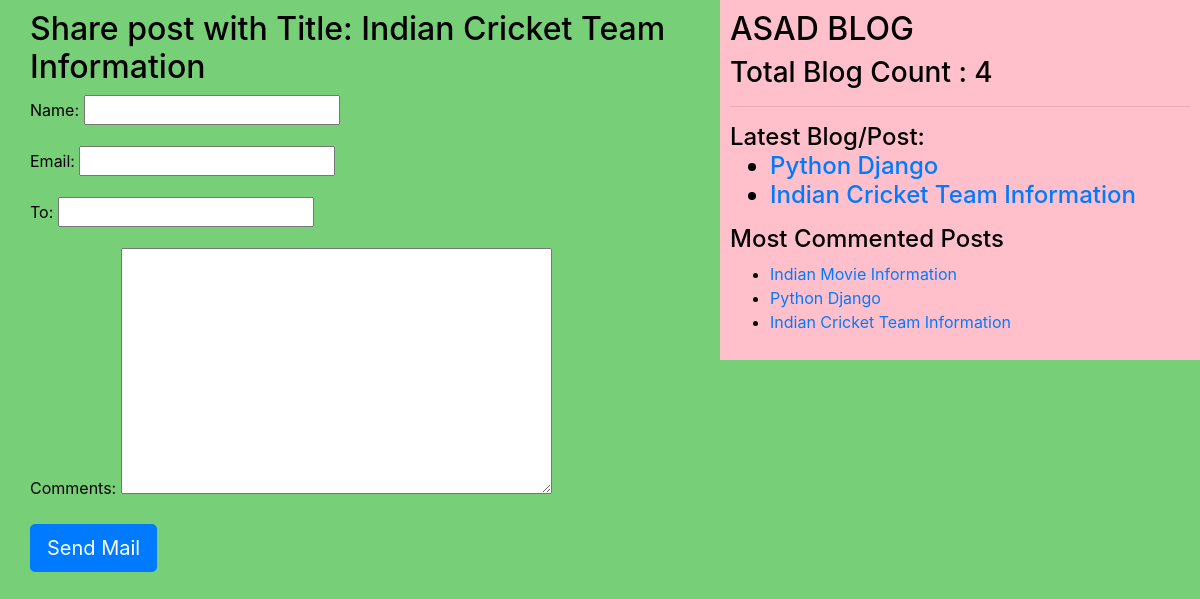
Screenshot of /1/share with the database file from the repository.
### blogapp/models.py (models this page shows, shortened)
class PostTable(models.Model):
    STATUS_CHOICES = (('draft','Draft'),('published','Published')) # Incase if we want to keep in draft and alter later
    title = models.CharField(max_length=50)
    author = models.ForeignKey(User, on_delete=models.CASCADE, related_name = 'blog_posts') #ManyToOne Relationship, One author might be posting many blogs
    body_blog = models.TextField() # for posting huge content
    publish_blog = models.DateField(default = timezone.now) # Date of blog post
    creation_blog = models.DateField(auto_now_add = True) # Date of creationg of blog
    updation_blog = models.DateField(auto_now = True) # Date of updation of blog
    slug = models.SlugField(max_length = 50, unique_for_date = 'publish_blog') #Giving the endpoint in url and to avoid the clashes with two same title name
    status = models.CharField(max_length=50, choices = STATUS_CHOICES, default = 'draft')
    objects = CustomManager()
    tags = TaggableManager()
    class Meta:
        ordering = ('-publish_blog',)
    def get_absolute_url(self):
        return reverse('post_detail',args = [self.publish_blog.year, self.publish_blog.strftime('%m'),self.publish_blog.strftime('%d'),self.slug])

### blogapp/views.py (the view)
# urls.py: re_path(r'^(?P<id>\d+)/share',views.mail_send_view)
def mail_send_view(request,id):
    post = get_object_or_404(PostTable,id = id, status = 'published')
    sent = False
    if request.method == "POST":
        form = EmailSendForm(request.POST)
        if form.is_valid():
            cd = form.cleaned_data
            subject = '{} ({})'.format(cd['name'],cd['email'],post.title)
            post_url = request.build_absolute_uri(post.get_absolute_url())
            message = 'Read the post at :\n {} \n\n {}\'s Comments: \n{}'.format(post_url, cd['name'], cd['comments'])
            send_mail(subject,message,'asadanjum54321@gmail.com',[cd['to']])
            sent = True
    else:
        form = EmailSendForm()
    my_dict = {'form':form, 'post':post, 'sent':sent}
    return render(request=request, template_name= 'blogapp/sharebymail.html', context= my_dict)

### blogapp/forms.py
class EmailSendForm(forms.Form):
    name = forms.CharField()
    email = forms.EmailField()
    to = forms.CharField()
    comments = forms.CharField(widget= forms.Textarea, required=False)

### blogapp/models.py (called while the page is built)
    def get_queryset(self):
        return super().get_queryset().filter(status = 'published')

### blogapp/templatetags/blog_tags.py (called while the page is built)
@register.simple_tag(name = 'my_tag')
def total_posts():
    return PostTable.objects.count()

@register.inclusion_tag('blogapp/latest_posts.html')
def show_latest_posts():
    latest_posts = PostTable.objects.order_by('-publish_blog')[:2]
    return {'latest_posts':latest_posts}

@register.simple_tag()
def get_most_commented_posts(total = 3):
    return PostTable.objects.annotate(total_comments = Count('comments')).order_by('-total_comments')[:total] # getting the comments and ordering

### templates/blogapp/sharebymail.html (shortened to what this page needs)
{% extends "blogapp/base.html" %}
{% block body_block %}
    {% if sent %}
        <h1>Email sent successfully</h1>
        <h2>Post with title: {{ post.title }} shared by email</h2>
    {% else %}
        <h2>
            Share post with Title: {{ post.title }}
        </h2>
        <form method="post">
            {{ form.as_p }}
            <input type = "submit" name = "" class = "btn btn-primary btn-lg" value = "Send Mail">
        </form>
    {% endif %}
{% endblock body_block %}

### templates/blogapp/base.html (shortened to what this page needs)
<!DOCTYPE html>
{% load static %}
{% load blog_tags %}
<html lang="en">
<head>
    <link rel="stylesheet" href="https://cdn.jsdelivr.net/npm/bootstrap@4.6.2/dist/css/bootstrap.min.css">
    <link rel="stylesheet" type = "text/css" href="{% static "css/blogapp/blog.css" %}">
</head>
<body>
    <div class="contents">
    {% block body_block %}
    {% endblock body_block %}
    </div>
    <div class="sidebar">
        <h2>ASAD BLOG</h2>
        <h3>Total Blog Count : {% my_tag %}</h3> <hr>
        <h4>Latest Blog/Post: {% show_latest_posts %}</h4>
        <h4>Most Commented Posts</h4>
        {% get_most_commented_posts as m_c_p %}
        <ul>
            {% for i in m_c_p %}
                <li>
                    <a href = "{{ i.get_absolute_url }}"> {{ i.title }}</a>
                </li>
            {% endfor %}
        </ul>
    </div>
</body>
</html>

### templates/blogapp/latest_posts.html
<ul>
    {% for i in latest_posts %}
        <li>
            <a href="{{ i.get_absolute_url }}">{{ i.title }}</a>
        </li>
    {% endfor %}
</ul>

### static/css/blogapp/blog.css (style rules this page uses)
.contents { width: 60%; float: left; padding: 10px 0 0 30px; background: rgb(119, 207, 119); height: 100%; }
.sidebar { width: 40%; float: right; padding: 10px; background: pink; height: 100%; }
body { color: black; background: rgb(119, 207, 119); }

### rows the page displays
PostTable: title "Indian Cricket Team Information"
PostTable: title "Python Django"
PostTable: title "Indian Movie Information"
